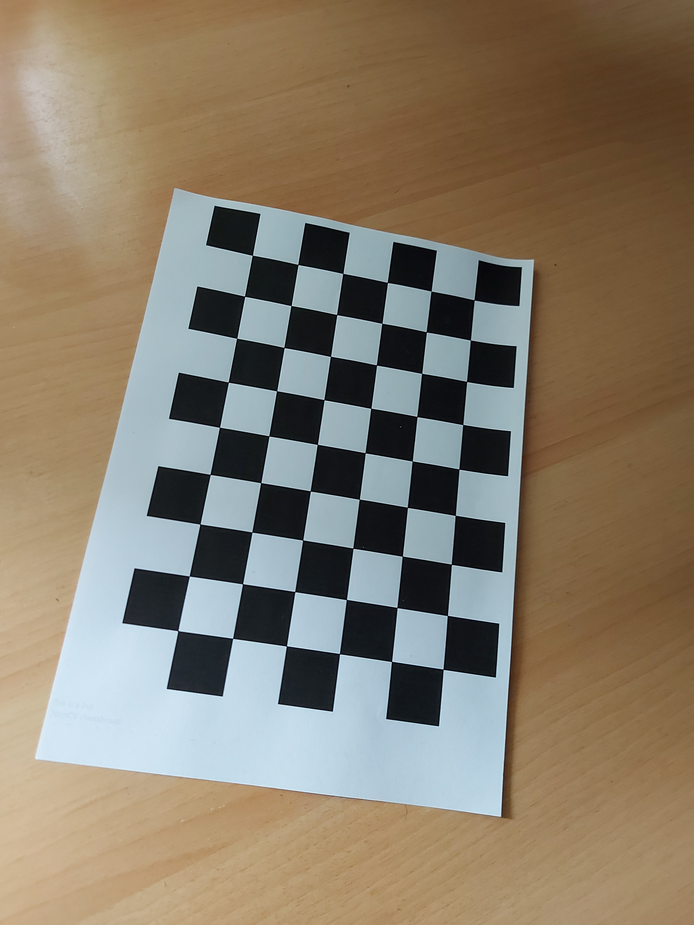
#> input picture MIS NOTEBOOKS/ctmlogitech/r20-0.png, 694 x 925 px, given in place of falta2.jpg, which was not available
$ jupyter execute --allow-errors COLOR.ipynb   (text cells are left out)
#> lines starting #> are read from the running program, lines starting #| are printed output that depends on the picture
[cell 1]
import argparse
import cv2               as     cv
import numpy             as     np
import matplotlib.pyplot as plt
from   umucv.util        import ROI
from   collections       import deque
from   sklearn.metrics   import mean_squared_error

cv.namedWindow("image")
cv.moveWindow("image", 0, 0)

cv.namedWindow("models")
cv.moveWindow("models", 0, 530)

cv.namedWindow("detected")
cv.moveWindow("detected", 1030,0)

#> (the rest of this cell did not finish here and is left out)

[cell 2]
def readrgb(file):
#> called with file = '../images/falta2.jpg'
    return cv.cvtColor( cv.resize(cv.imread(file), (1000,500)), cv.COLOR_BGR2RGB)
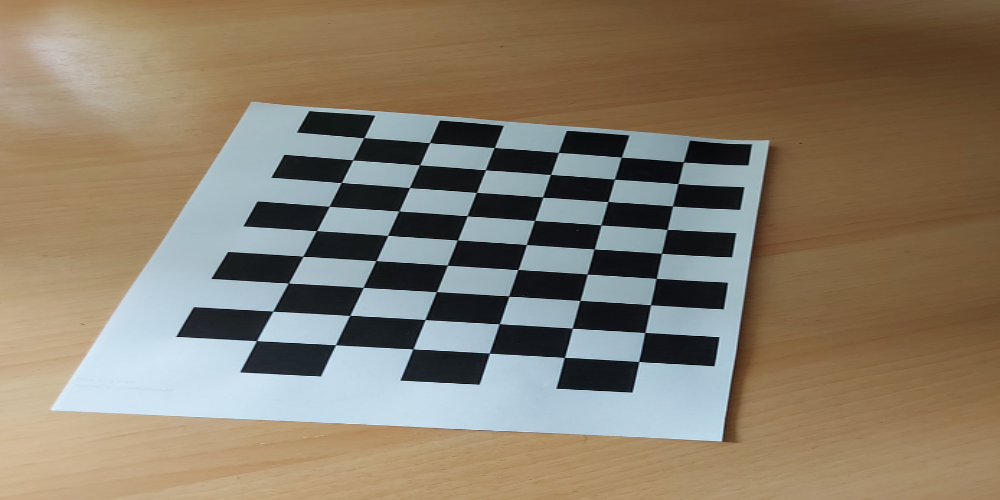
#> returned value: shape (500, 1000, 3); mean R, G, B 136.2, 124.5, 106.5

def calcNormHistRGB(img):
    '''Dada una imagen RGB devuelve las frecuencias normalizadas de cada valor de pixel para cada canal de color '''
    hR,_ = np.histogram(img[:,:,0], np.arange(0, 256))
    hG,_ = np.histogram(img[:,:,1], np.arange(0, 256))
    hB,_ = np.histogram(img[:,:,2], np.arange(0, 256))
    return hR/np.sum(hR), hG/np.sum(hG), hB/np.sum(hB)

def adjustROI(im):
    return cv.resize(im, (333,300))


$ run again, on MIS NOTEBOOKS/ctmlogitech/r20-1.png
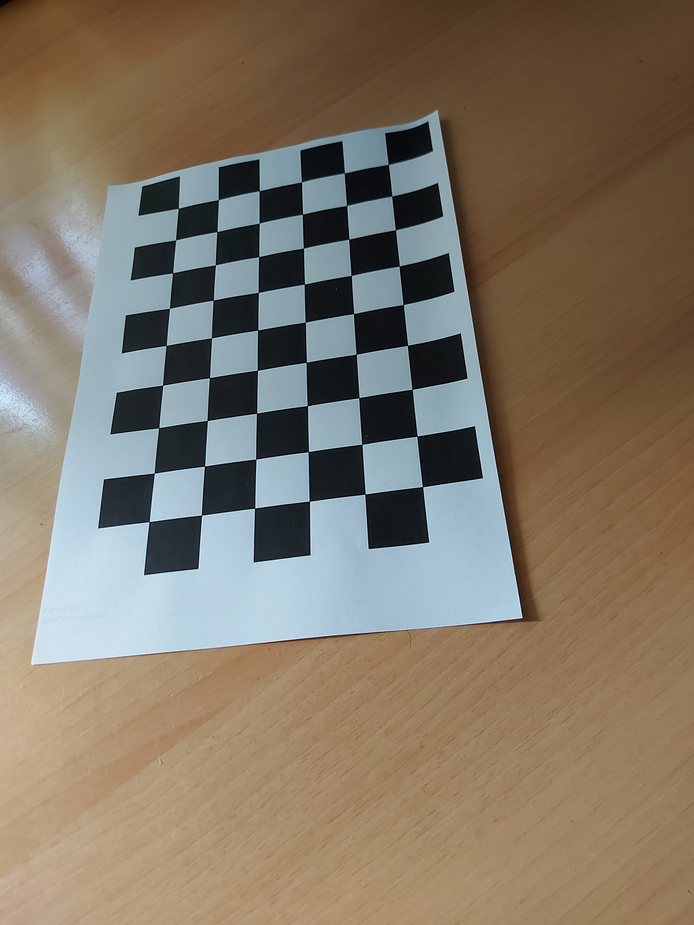
#> input picture MIS NOTEBOOKS/ctmlogitech/r20-1.png, 694 x 925 px, given in place of falta2.jpg, which was not available
#> in readrgb, `return cv.cvtColor( cv.resize(cv.imread(file), (1000,500)), cv.COLOR_B..`:
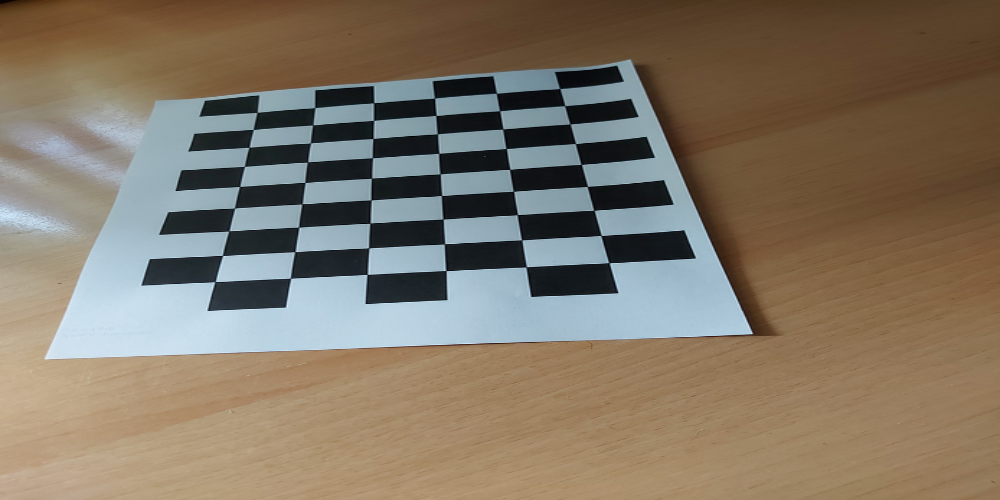
#> returned value: shape (500, 1000, 3); mean R, G, B 130, 118.2, 101.8
